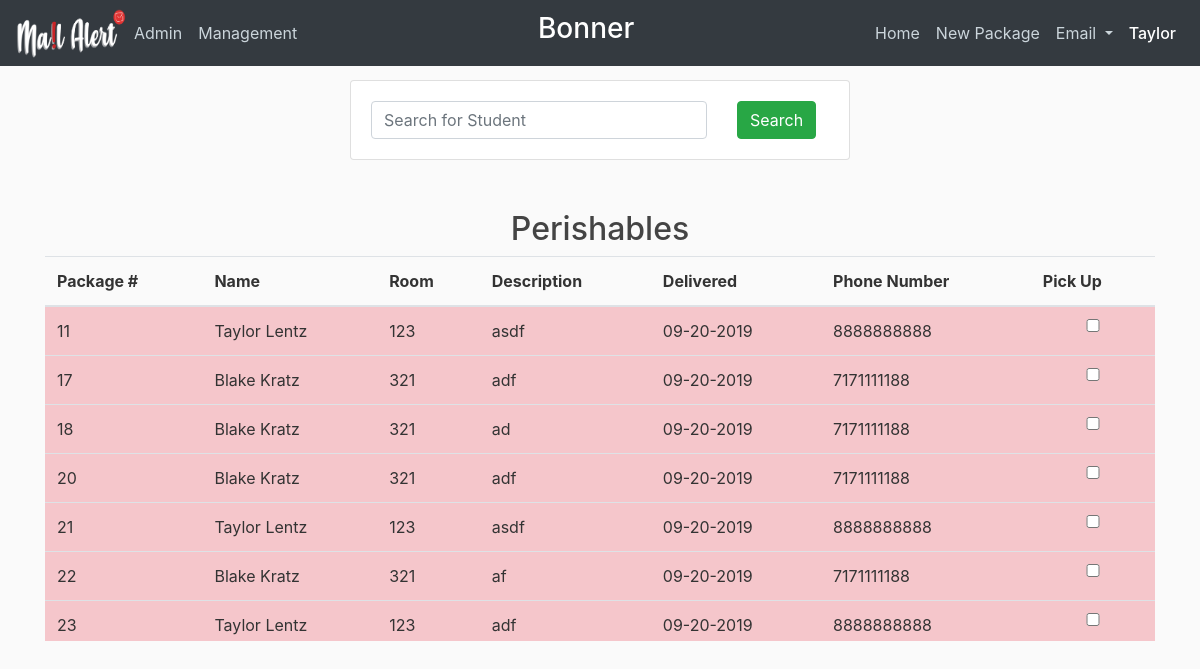
Screenshot of /home (signed in) with the database file from the repository.
### mailalert/models.py (models this page shows, shortened)
class Hall(db.Model):
    id = db.Column(db.Integer, primary_key=True)
    name = db.Column(db.String(100), unique=True, nullable=False)
    students = db.relationship('Student', backref='hall')
    employees = db.relationship('Employee', backref='hall')
    packages = db.relationship('Package', backref='hall')

class Employee(db.Model, UserMixin):
    id = db.Column(db.Integer, primary_key=True)
    hired_date = db.Column(db.DateTime, nullable=False, default=datetime.now)
    end_date = db.Column(db.DateTime)
    active = db.Column(db.Boolean, default=True)
    reset_password = db.Column(db.Boolean, default=True)
    email = db.Column(db.String(120), unique=True, nullable=False)
    first_name = db.Column(db.String(100), nullable=False)
    last_name = db.Column(db.String(100), nullable=False)
    password = db.Column(db.String(60), nullable=False)
    access = db.Column(db.String, nullable=False, default="DR")
    hall_id = db.Column(db.Integer, db.ForeignKey('hall.id'))
    logins = db.relationship('Login', backref='employee')
    sent_mail = db.relationship('SentMail', backref='employee')
    inputted_packages = db.relationship(
        'Package', foreign_keys='[Package.employee_input_id]', backref='inputted')
    removed_packages = db.relationship(
        'Package', foreign_keys='[Package.employee_remove_id]', backref='removed')
    def is_admin(self):
        return self.access == 'Admin'
    def allowed(self, access_level):
        return ACCESS[self.access] >= ACCESS[access_level]

class Package(db.Model):
    id = db.Column(db.Integer, primary_key=True)
    status = db.Column(db.String(100), nullable=False, default="Active")
    description = db.Column(db.String(250), nullable=False)
    delivery_date = db.Column(
        db.DateTime, nullable=False, default=datetime.now)
    picked_up_date = db.Column(db.DateTime)
    perishable = db.Column(db.Boolean, default=False, nullable=False)
    student_id = db.Column(db.Integer, db.ForeignKey('student.id'))
    hall_id = db.Column(db.Integer, db.ForeignKey('hall.id'))
    employee_input_id = db.Column(db.Integer, db.ForeignKey('employee.id'))
    employee_remove_id = db.Column(db.Integer, db.ForeignKey('employee.id'))

class Student(db.Model):
    id = db.Column(db.Integer, primary_key=True)
    email = db.Column(db.String(100), unique=True, nullable=False)
    student_id = db.Column(db.String(9), unique=True, nullable=False)
    first_name = db.Column(db.String(100), nullable=False)
    last_name = db.Column(db.String(100), nullable=False)
    room_number = db.Column(db.String(6), nullable=False)
    phone_number = db.Column(db.String(15), unique=True)
    hall_id = db.Column(db.Integer, db.ForeignKey('hall.id'))
    packages = db.relationship('Package', backref='owner')

### mailalert/packages/routes.py (the view)
@packages.route("/", methods=['GET', 'POST'])
@packages.route("/home", methods=['GET', 'POST'])
@login_required
def home():
    package_pickup_form = PackagePickUpForm()
    student_search_form = StudentSearchForm()
    perishables = Package.query.filter_by(
        perishable=True, status="Active", hall=current_user.hall).all()
    if student_search_form.validate_on_submit():
        return redirect(url_for('packages.student_packages', student_id=student_search_form.student_id.data))
    return render_template('home.html', student_search_form=student_search_form,
                           package_pickup_form=package_pickup_form, perishables=perishables)

### mailalert/packages/forms.py (shortened to what this page needs)
class PackagePickUpForm(FlaskForm):
    pick_up = BooleanField('Pick up Package')
    student_id = HiddenField('Student ID')
    student_id_confirm = StringField('ID Confirm', validators=[
        DataRequired(message='Please enter a student ID')])
    confirm = SubmitField('Confirm')

### mailalert/main/forms.py (shortened to what this page needs)
class StudentSearchForm(FlaskForm):
    student_id = StringField('Student Identification', validators=[
        DataRequired(message="Please enter a student ID")])
    submit = SubmitField("Search")

### mailalert/models.py (called while the page is built)
@login_manager.user_loader
def load_user(id):
    return Employee.query.get(int(id))

### mailalert/templates/home.html (shortened to what this page needs)
{% extends "layout_with_navbar.html" %}
{%block content %}
<form action="" method="POST" onsubmit="cardReader()">
    <div class="card" style="width:500px; margin:0 auto;">
        <div class="card-body">
            <div class="row">
                <div class="col-9">
                    {% if student_search_form.student_id.errors %}
                        {{ student_search_form.student_id(class="form-control form-control-md is-invalid") }}
                        <div class="invalid-feedback">
                            {% for error in student_search_form.student_id.errors %}
                                <span>{{ error }}</span>
                            {% endfor %}
                        </div>
                    {% else %}
                        {{ student_search_form.student_id(class="form-control form-control-md", placeholder='Search for Student') }}
                    {% endif %}
                </div>
                <div class="col-3">
                    {{ student_search_form.submit(class="btn btn-success") }}
                </div>
            </div>
        </div>
    </div>
</form>
{% if perishables %}
<form id=pickup_form>
    <div class="perishables">
        <h2 class=text-center>Perishables</h2>
        <div class='fixed-header'>
            <table id="packagesTable" class="table table-striped table-hover">
                <thead>
                    <tr>
                        <th>Package&nbsp;#</th>
                        <th>Name</th>
                        <th>Room</th>
                        <th>Description</th>
                        <th id="deliveryDateLabel">Delivered</th>
                        <th>Phone Number</th>
                        <th>Pick&nbsp;Up</th>
                    </tr>
                </thead>
                <tbody>
                    {% for perishable in perishables %}
                        <tr class="table-danger" data-status="{{ perishable.status }}">
                            <td>{{ perishable.id }}</td>
                            <td>{{ perishable.owner.first_name }} {{ perishable.owner.last_name }}</td>
                            <td>{{ perishable.owner.room_number }}</td>
                            <td>{{ perishable.description }}</td>
                            <td>{{ perishable.delivery_date.strftime('%m-%d-%Y') }}</td>
                            <td>{{ perishable.owner.phone_number }}</td>
                            <td>{{ package_pickup_form.pick_up(class="form-control form-control-md", value=perishable.id) }}</td>
                        </tr>
                    {% endfor %}
                </tbody>
            </table>
        </div>
    </div>
</form>
{% endif %}
{% endblock %}

### mailalert/templates/layout_with_navbar.html (shortened to what this page needs)
<!DOCTYPE html>
<html>
<head>
  <link rel="stylesheet" href="https://maxcdn.bootstrapcdn.com/bootstrap/4.0.0/css/bootstrap.min.css"
>
  <link rel="stylesheet" type="text/css" href="{{ url_for('static', filename='main.css') }}">
  <link rel="stylesheet" href="https://maxcdn.bootstrapcdn.com/font-awesome/4.7.0/css/font-awesome.min.css">
</head>
<body>
  <header class="site-header">
    <nav class="navbar navbar-expand-lg navbar-dark bg-dark fixed-top">
	  <a href="/"><img src= {{ url_for('static', filename = '../static/logo.png') }} alt="Mail Alert" border="0" width="110px" height="50px"></a>
      <div class="collapse navbar-collapse" id="navbarNavDropdown">
        <ul class="navbar-nav">
          {% if current_user.is_authenticated %}
            {% if current_user.is_admin() %}
              <li class="nav-item">
                <a class="nav-link" href="{{ url_for('admin.index') }}">Admin<span class="sr-only">(current)</span></a>
              </li>
            {% endif %}
            {% if current_user.allowed('Building Director') %}
              <li class="nav-item">
                <a class="nav-link" href="{{ url_for('employees.management') }}">Management<span class="sr-only">(current)</span></a>
              </li>
            {% endif %}
          {% endif %}
        </ul>
        <ul class="navbar-nav ml-auto">
          <li class="nav-item">
            <h3 class="working-hall">{{current_user.hall.name}}</h3>
          </li>
        </ul>
        <ul class="navbar-nav ml-auto">
          <li class="nav-item">
            <a class="nav-link" href="/">Home <span class="sr-only">(current)</span></a>
          </li>
          <li class="nav-item">
            <a class="nav-link" href="{{ url_for('packages.newPackage') }}">New Package<span class="sr-only">(current)</span></a>
          </li>
          <li class="nav-item dropdown">
            <a class="nav-link dropdown-toggle" href="#" id="navbarDropdownMenuLink" data-toggle="dropdown"
              aria-haspopup="true" aria-expanded="false">
              Email
            </a>
          </li>
          <li class="nav-item dropdown">
            <a class="nav-link active" href="#" id="currentUserDropDown" data-toggle="dropdown"
              aria-haspopup="true" aria-expanded="false">
              {{ current_user.first_name }}
            </a>
          </li>
        </ul>
      </div>
    </nav>
  </header>
  <main role="main" class="container">
    <div class="row">
      <div class="col-md-12">
        {% block content %}{% endblock %}
      </div>
    </div>
  </main>
</body>
</html>

### mailalert/static/main.css (style rules this page uses)
body { background: #fafafa; color: #333333; margin-top: 5rem; }
h1, h2, h3, h4, h5, h6 { color: #444444; }
.site-header .navbar-nav .nav-link { color: #cbd5db; }
.site-header .navbar-nav .nav-link.active { font-weight: 500; }
.working-hall { color: white; }
.fixed-header { max-height: 385px; overflow-y: auto; }
.fixed-header thead th { position: sticky; top: 0; background: #fafafa; }
.perishables { padding-top: 50px; }

### rows the page displays
Hall: hall.name "Bonner"
Employee: first_name "Taylor"
Package: id "11", owner.first_name "Taylor", owner.last_name "Lentz", owner.room_number "123", description "asdf", delivery_date "09-20-2019", owner.phone_number "8888888888"
Package: id "17", owner.first_name "Blake", owner.last_name "Kratz", owner.room_number "321", description "adf", delivery_date "09-20-2019", owner.phone_number "7171111188"
Package: id "18", owner.first_name "Blake", owner.last_name "Kratz", owner.room_number "321", description "ad", delivery_date "09-20-2019", owner.phone_number "7171111188"
Package: id "20", owner.first_name "Blake", owner.last_name "Kratz", owner.room_number "321", description "adf", delivery_date "09-20-2019", owner.phone_number "7171111188"
Package: id "21", owner.first_name "Taylor", owner.last_name "Lentz", owner.room_number "123", description "asdf", delivery_date "09-20-2019", owner.phone_number "8888888888"
Package: id "22", owner.first_name "Blake", owner.last_name "Kratz", owner.room_number "321", description "af", delivery_date "09-20-2019", owner.phone_number "7171111188"
Package: id "23", owner.first_name "Taylor", owner.last_name "Lentz", owner.room_number "123", description "adf", delivery_date "09-20-2019", owner.phone_number "8888888888"
